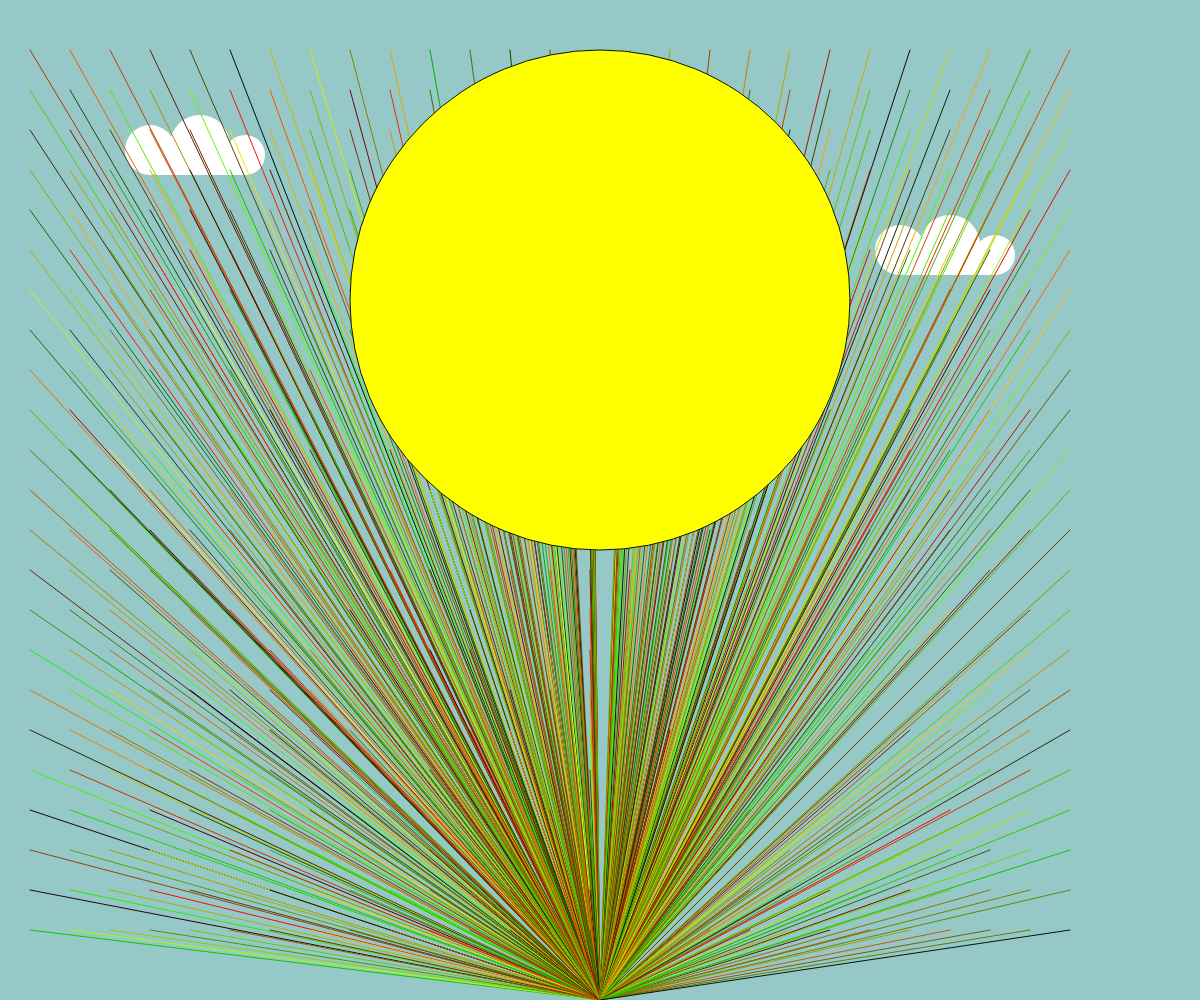
Frame 1 (no input)
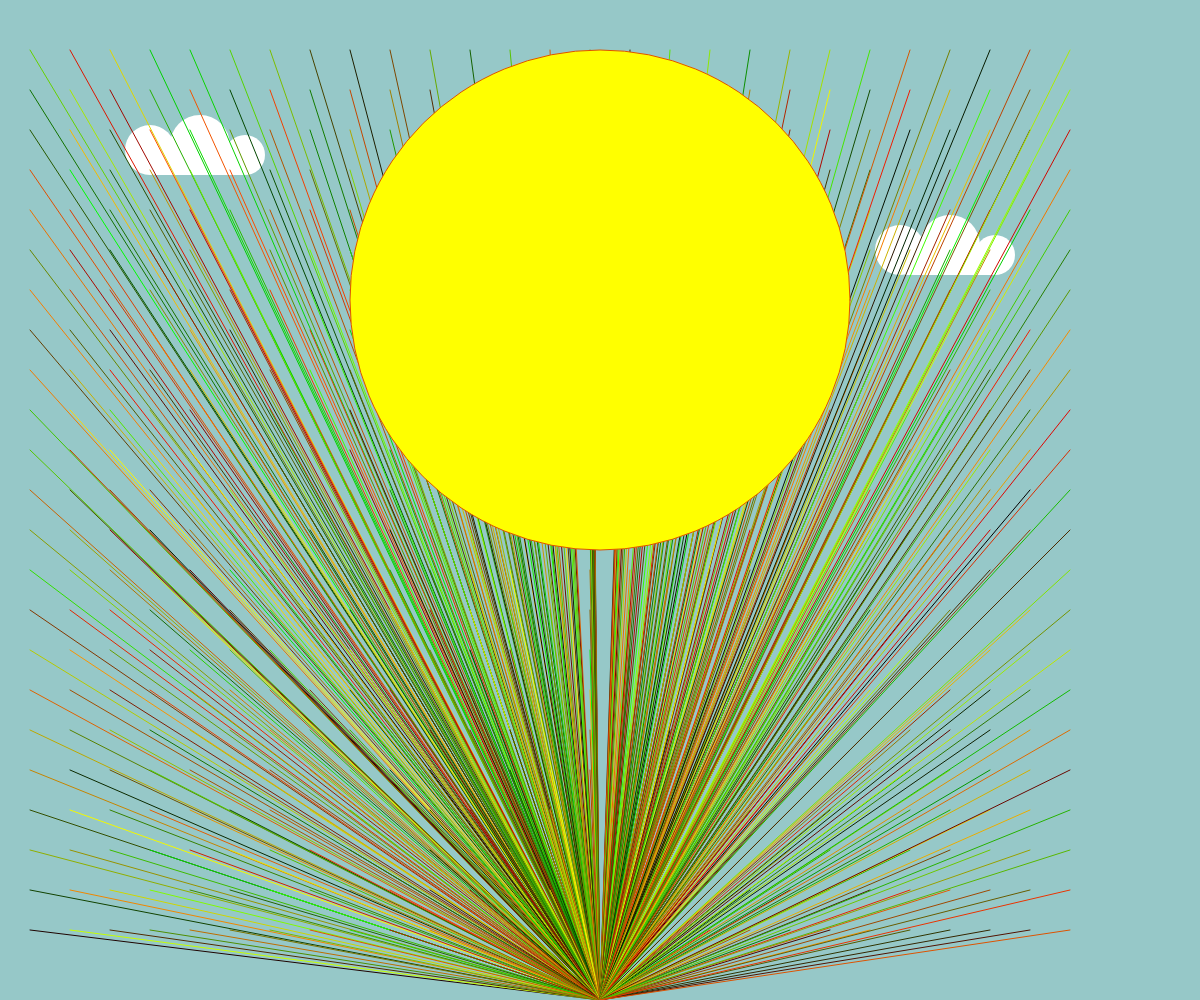
Frame 60 (no input)
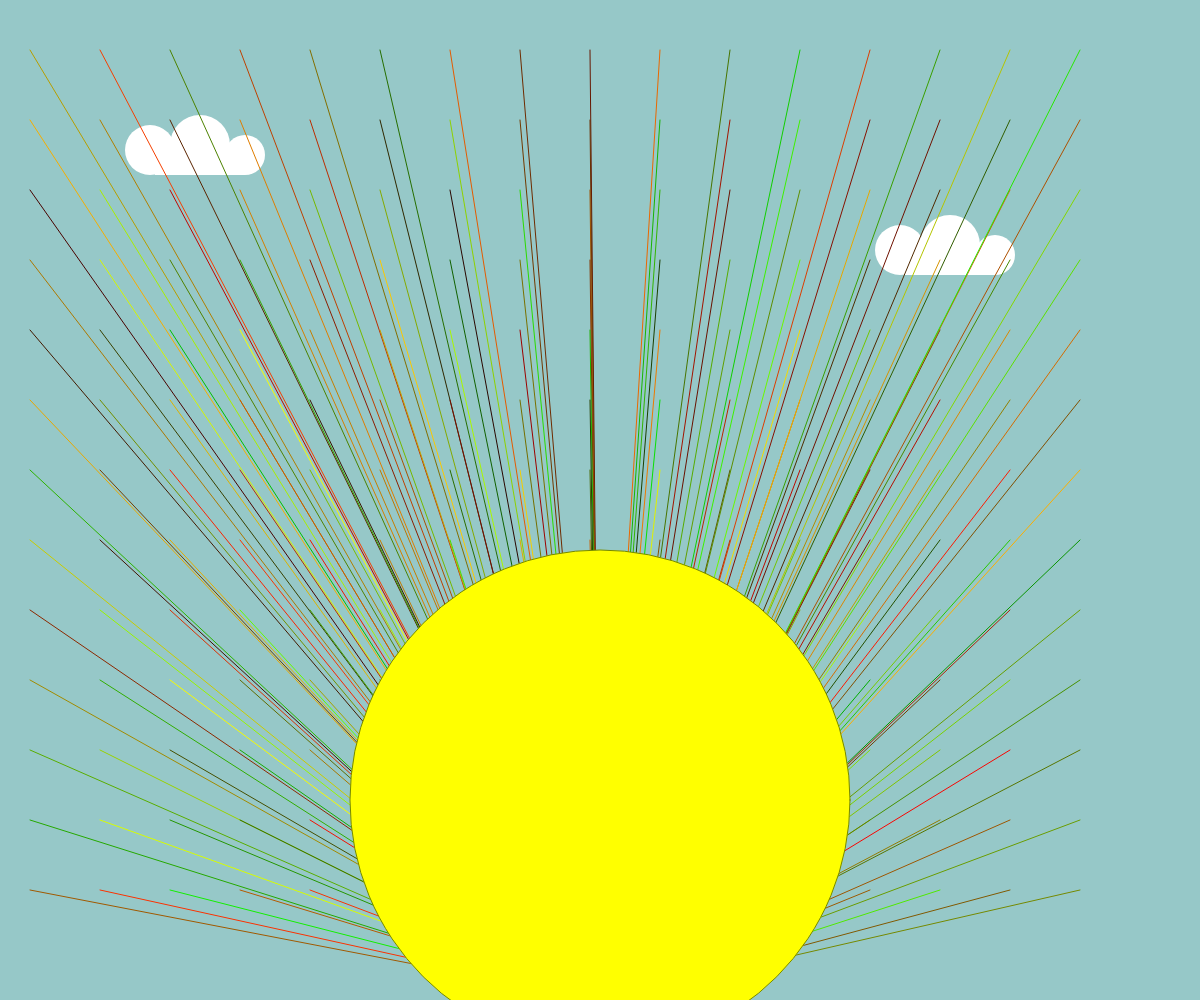
Frame 120 (the mouse pressed at the canvas centre since frame 60)

The p5.js sketch that drew these frames (run headless with seeded random() and noise() and a simulated clock; from frame 60 on, the mouse is pressed at the canvas centre):

// p5.js sketch
// ── sketch.js

function setup() {
  createCanvas(windowWidth, windowHeight);
  noFill();
  noCursor();
}

function draw() {
  background(150, 200, 200);

//Cloud.Sandbox
push();
translate(100,100);
push();
fill("white");
noStroke();
ellipse(50,50,50,50);
translate(50,-5);
ellipse(50,50,60,60);
translate(45,10);
ellipse(50,50,40,40);
translate(-100,-15);
rect(60,60,90,25);
pop();
pop();
//END.Cloud.Sandbox

//Cloud.2.Sandbox
push();
translate(850,200);

push();
fill("white");
noStroke();
ellipse(50,50,50,50);
translate(50,-5);
ellipse(50,50,60,60);
translate(45,10);
ellipse(50,50,40,40);
translate(-100,-15);
rect(60,60,90,25);
pop();
pop();
//END.Cloud.2.Sandbox

//Sun.Beams
  let density = map(mouseX, 0, width, 40, 100);
    for (let x = 30; x <= width-100; x += density) {
      for (let y = 50; y <= height-50; y+=density) {
        //stroke(50, 200, 230);
       stroke( random(255), random(255), random(0));
        line(x, y, width/2, windowHeight);
      }
    }

//SUN
    fill("yellow");
  //  ellipse(mouseX, 500,  500);
    ellipse(width/2,mouseY+300, 500,  500);
  }
